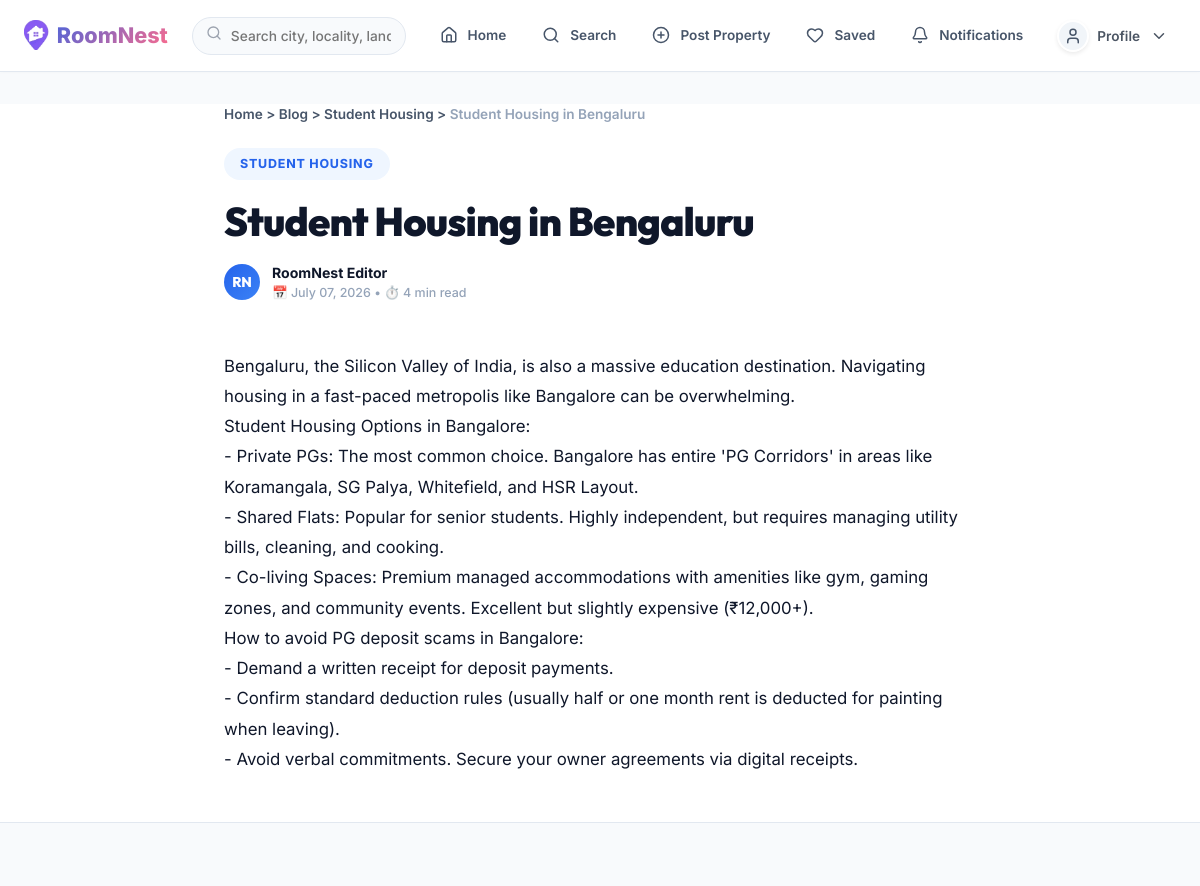
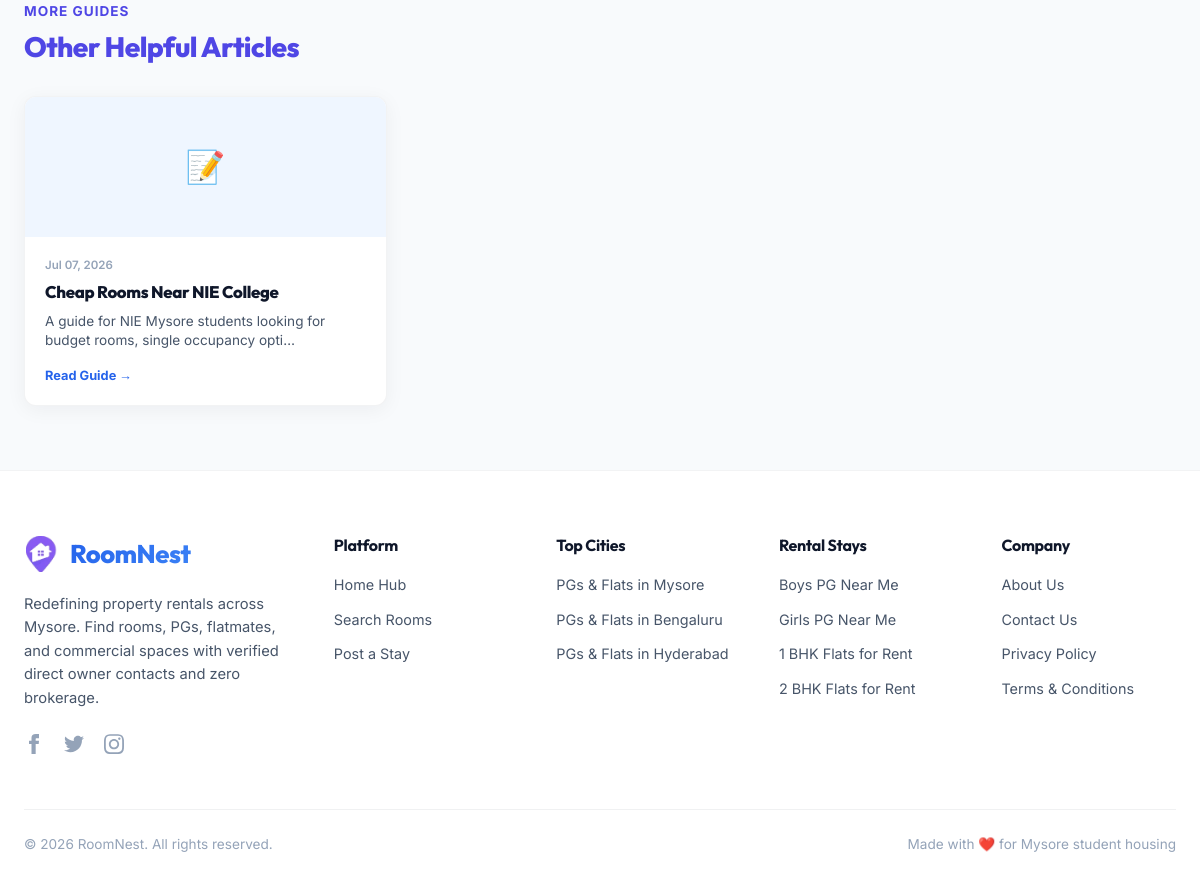
The app's page /blog/student-housing-in-bengaluru/ with its own data (2 pictures, top to bottom).
### listings/models.py (models this page shows, shortened)
class BlogPost(models.Model):
    title = models.CharField(max_length=200)
    slug = models.SlugField(max_length=200, unique=True)
    category = models.ForeignKey(BlogCategory, on_delete=models.SET_NULL, null=True, blank=True, related_name='posts')
    featured_image = models.ImageField(upload_to='blog/', blank=True, null=True)
    content = models.TextField()
    summary = models.TextField(help_text="A short summary of the post for SEO and search results.")
    created_at = models.DateTimeField(auto_now_add=True)
    updated_at = models.DateTimeField(auto_now=True)
    is_published = models.BooleanField(default=True)
    related_listings = models.ManyToManyField(Listing, blank=True, related_name='blog_posts')
    seo_title = models.CharField(max_length=200, blank=True, default='', help_text="Custom SEO title. If empty, title is used.")
    seo_description = models.TextField(blank=True, default='', help_text="Custom SEO description. If empty, summary is used.")
    class Meta:
        ordering = ['-created_at']
    def get_absolute_url(self):
        from django.urls import reverse
        return reverse('blog_detail', kwargs={'slug': self.slug})

class BlogCategory(models.Model):
    name = models.CharField(max_length=100, unique=True)
    slug = models.SlugField(max_length=100, unique=True)
    description = models.TextField(blank=True, default='')
    class Meta:
        verbose_name_plural = "Blog Categories"

### listings/views.py (the view)
# urls.py: path('blog/<slug:slug>/', views.blog_detail, name='blog_detail'),
def blog_detail(request, slug):
    post = get_object_or_404(
        BlogPost.objects.select_related('category').prefetch_related('related_listings__city', 'related_listings__area'),
        slug=slug,
        is_published=True
    )
    seo_title = post.seo_title if post.seo_title else f"{post.title} | RoomNest Blog"
    seo_description = post.seo_description if post.seo_description else post.summary
    related_posts = BlogPost.objects.filter(is_published=True, category=post.category).exclude(id=post.id).order_by('-created_at')[:3]
    return render(request, 'blog_detail.html', {
        'post': post,
        'related_listings': post.related_listings.filter(is_sold=False)[:3],
        'related_posts': related_posts,
        'seo_title': seo_title,
        'seo_description': seo_description
    })

### listings/context_processors.py (called while the page is built)
def unread_messages(request):
    if request.user.is_authenticated:
        count = Message.objects.filter(receiver=request.user, is_read=False).count()
        return {'unread_messages_count': count}
    return {'unread_messages_count': 0}

def active_cities(request):
    cities = cache.get('active_cities_list')
    if not cities:
        cities = list(City.objects.filter(is_active=True).annotate(
            property_count=Count('listings', filter=Q(listings__is_sold=False))
        ).prefetch_related('areas').order_by('name'))
        cache.set('active_cities_list', cities, 3600)  # Cache for 1 hour
    return {'active_cities': cities}

### templates/blog_detail.html (shortened to what this page needs)
{% extends 'base.html' %}
{% load static %}
{% load performance_tags %}
{% block content %}
<article style="background: var(--white); border-bottom: 1px solid var(--border-color);">
    <div style="max-width: 800px; margin: 2rem auto 0 auto; padding: 0 1.5rem; font-size: 0.85rem; color: var(--text-light); font-weight: 600;">
        <a href="{% url 'home' %}" style="color: var(--text-light); text-decoration: none;">Home</a> &gt;
        <a href="{% url 'blog_list' %}" style="color: var(--text-light); text-decoration: none;">Blog</a>
        {% if post.category %}
        &gt; <a href="{% url 'blog_list' %}?category={{ post.category.slug }}" style="color: var(--text-light); text-decoration: none;">{{ post.category.name }}</a>
        {% endif %}
        &gt; <span style="color: var(--text-muted);">{{ post.title|truncatechars:30 }}</span>
    </div>
    <header style="max-width: 800px; margin: 1.5rem auto 3rem auto; padding: 0 1.5rem; text-align: left;">
        {% if post.category %}
        <span style="background: var(--primary-light); color: var(--primary); padding: 0.4rem 1rem; border-radius: 99px; font-size: 0.78rem; font-weight: 750; text-transform: uppercase; letter-spacing: 0.8px; display: inline-block; margin-bottom: 1rem;">
            {{ post.category.name }}
        </span>
        {% endif %}
        <h1 style="font-size: 2.5rem; font-weight: 850; color: var(--text-dark); line-height: 1.25; margin-bottom: 1rem; font-family: 'Outfit', sans-serif; letter-spacing: -0.02em;">
            {{ post.title }}
        </h1>
        <div style="display: flex; align-items: center; gap: 12px; font-size: 0.88rem; color: var(--text-light); font-weight: 500;">
            <div style="width: 36px; height: 36px; border-radius: 50%; background: linear-gradient(135deg, var(--primary) 0%, #3b82f6 100%); color: white; display: flex; align-items: center; justify-content: center; font-weight: 800; font-family: 'Outfit', sans-serif;">
                RN
            </div>
            <div>
                <span style="font-weight: 700; color: var(--text-dark); display: block;">RoomNest Editor</span>
                <span style="font-size: 0.78rem; color: var(--text-muted); display: block; margin-top: 1px;">
                    📅 {{ post.created_at|date:"F d, Y" }} &bull; ⏱️ 4 min read
                </span>
            </div>
        </div>
    </header>
    <div style="max-width: 800px; margin: 3rem auto; padding: 0 1.5rem; line-height: 1.8; font-size: 1.05rem; color: var(--text-dark);" class="blog-rich-content">
        {{ post.content|linebreaks }}
    </div>
</article>
<div style="background: var(--bg-color); padding: 4rem 1.5rem;">
    <div style="max-width: 1200px; margin: 0 auto; display: flex; flex-direction: column; gap: 4rem;">
        {% if related_posts %}
        <section>
            <div style="margin-bottom: 2rem;">
                <span style="color: var(--secondary); font-weight: 700; font-size: 0.85rem; text-transform: uppercase; letter-spacing: 1px; display: block; margin-bottom: 0.5rem;">More Guides</span>
                <h2 style="font-size: 1.75rem; font-weight: 800; font-family: 'Outfit', sans-serif;">Other Helpful Articles</h2>
            </div>
            <div style="display: grid; grid-template-columns: repeat(auto-fill, minmax(320px, 1fr)); gap: 2rem;">
                {% for p in related_posts %}
                <div class="card" style="border: 1px solid var(--border-color); border-radius: var(--border-radius-lg); overflow: hidden; background: var(--white); box-shadow: var(--shadow-sm); display: flex; flex-direction: column;">
                    <a href="{{ p.get_absolute_url }}" style="text-decoration: none; color: inherit; display: flex; flex-direction: column; height: 100%;">
                        <div style="aspect-ratio: 16 / 9; height: 140px; overflow: hidden; position: relative; background: #e2e8f0;">
                            {% if p.featured_image %}
                            <img src="{{ p.featured_image.url|optimize_image:'w_600' }}" alt="{{ p.title }}" loading="lazy" decoding="async" style="width: 100%; height: 100%; object-fit: cover;">
                            {% else %}
                            <div style="width: 100%; height: 100%; display: flex; align-items: center; justify-content: center; background: #EFF6FF; color: var(--primary); font-size: 2rem;">📝</div>
                            {% endif %}
                        </div>
                        <div style="padding: 1.25rem; display: flex; flex-direction: column; flex-grow: 1;">
                            <span style="font-size: 0.72rem; color: var(--text-muted); font-weight: 600; margin-bottom: 0.4rem; display: block;">{{ p.created_at|date:"M d, Y" }}</span>
                            <h4 style="font-size: 1.05rem; font-weight: 800; color: var(--text-dark); margin: 0 0 0.5rem 0; line-height: 1.35; font-family: 'Outfit', sans-serif;">{{ p.title }}</h4>
                            <p style="color: var(--text-light); font-size: 0.85rem; line-height: 1.4; margin-bottom: 1rem; flex-grow: 1;">{{ p.summary|truncatechars:80 }}</p>
                            <span style="font-size: 0.8rem; color: var(--primary); font-weight: 700; display: inline-flex; align-items: center; gap: 2px;">Read Guide →</span>
                        </div>
                    </a>
                </div>
                {% endfor %}
            </div>
        </section>
        {% endif %}
    </div>
</div>
{% endblock %}

### templates/base.html (style rules this page uses)
:root { --primary:#2563EB;--primary-hover:#1D4ED8;--primary-light:#EFF6FF;--secondary:#4F46E5;--secondary-hover:#4338CA;--secondary-light:#EEF2FF;--accent:#10B981;--accent-hover:#059669;--accent-light:#ECFDF5;--bg-color:#F8FAFC;--text-dark:#0F172A;--text-light:#475569;--text-muted:#94A3B8;--white:#FFFFFF;--border-color:#E2E8F0;--border-radius-sm:8px;--border-radius-md:12px;--border-radius-lg:16px;--border-radius-xl:24px;--shadow-sm:0 1px 3px 0 rgba(15,23,42,0.05);--shadow:0 4px 12px -2px rgba(15,23,42,0.04),0 2px 6px -1px rgba(15,23,42,0.02);--shadow-md:0 12px 24px -4px rgba(15,23,42,0.06),0 4px 12px -2px rgba(15,23,42,0.04);--shadow-lg:0 20px 32px -8px rgba(15,23,42,0.08),0 8px 16px -4px rgba(15,23,42,0.04);--glass-bg:rgba(255,255,255,0.9);--glass-border:rgba(226,232,240,0.8);--transition-smooth:all 0.25s cubic-bezier(0.4,0,0.2,1);--transition-bounce:all 0.4s cubic-bezier(0.34,1.56,0.64,1);--space-1:8px;--space-2:16px;--space-3:24px;--space-4:32px;--space-5:48px;--space-6:64px;--font-heading-mobile:28px;--font-heading-desktop:44px;--font-subheading:16px;--font-body:16px;--font-btn:15px }
* { margin:0;padding:0;box-sizing:border-box;font-family:'Inter','Outfit',sans-serif;-webkit-font-smoothing:antialiased;-moz-osx-font-smoothing:grayscale }
html { scroll-behavior:smooth }
body { background-color:var(--bg-color);color:var(--text-dark);display:flex;flex-direction:column;min-height:100vh;overflow-x:hidden;line-height:1.5;font-size:var(--font-body) }
h1,h2,h3,h4,h5,h6 { font-family:'Outfit',sans-serif;font-weight:700;color:var(--text-dark);letter-spacing:-0.02em;line-height:1.25;word-wrap:break-word;overflow-wrap:break-word }
h1 { font-size:var(--font-heading-mobile) }
@media (min-width:1024px) { h1 { font-size:var(--font-heading-desktop) } }
a { color:var(--primary);text-decoration:none;transition:var(--transition-smooth) }

### records on screen
BlogPost: category.name "Student Housing", title "Student Housing in Bengaluru", category.name "STUDENT HOUSING", created_at "July 07, 2026", content "Bengaluru, the Silicon Valley of India, is also a massive education destination. Navigating housing in a fast-paced metropolis like Bangalore can be overwhelming. Student Housing Options in Bangalore: - Private PGs: The most common choice. Bangalore has entire 'PG Corridors' in areas like Koramangala, SG Palya, Whitefield, and HSR Layout. - Shared Flats: Popular for senior students. Highly independent, but requires managing utility bills, cleaning, and cooking. - Co-living Spaces: Premium managed accommodations with amenities like gym, gaming zones, and community events. Excellent but slightly expensive (₹12,000+). How to avoid PG deposit scams in Bangalore: - Demand a written receipt for…"
BlogPost: created_at "Jul 07, 2026", title "Cheap Rooms Near NIE College", summary "A guide for NIE Mysore students looking for budget rooms, single occupancy opti…"
